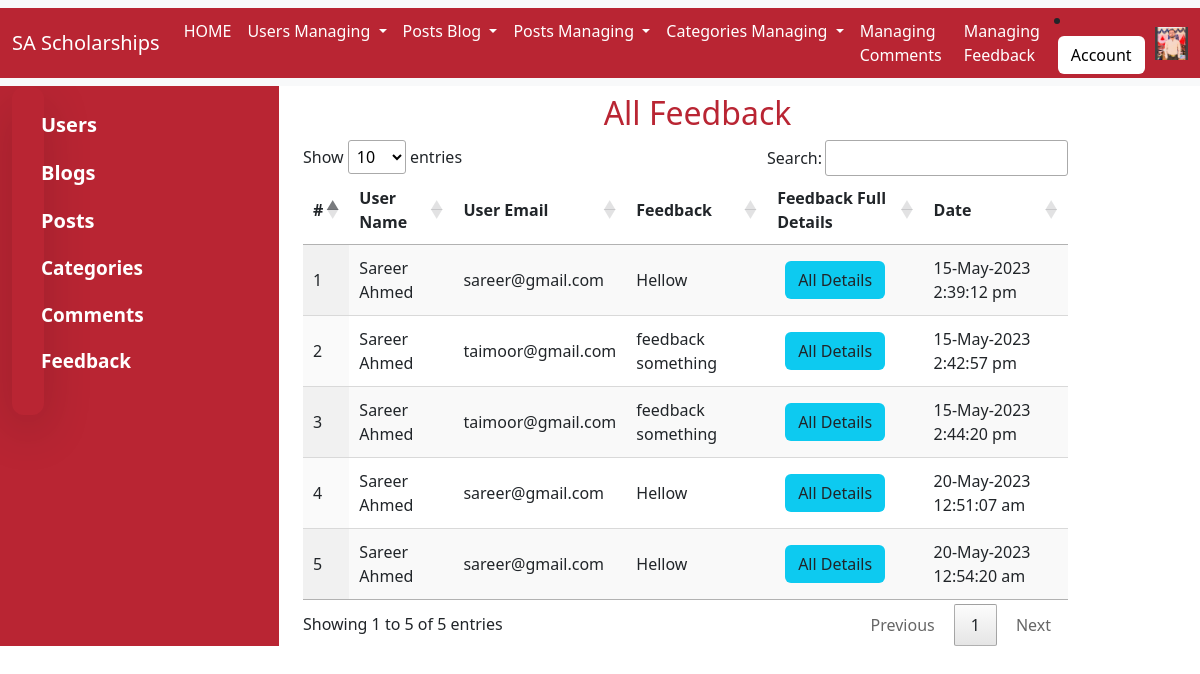
The app's page /admin/view-all-feedback.php (signed in) with its own data.
### tables this page shows
CREATE TABLE `user` (
  `user_id` int(11) NOT NULL AUTO_INCREMENT,
  `role_id` int(11) DEFAULT NULL,
  `first_name` varchar(50) NOT NULL,
  `last_name` varchar(50) NOT NULL,
  `email` varchar(50) DEFAULT NULL,
  `password` text NOT NULL,
  `gender` enum('Male','Female') DEFAULT NULL,
  `date_of_birth` date DEFAULT NULL,
  `user_image` text DEFAULT NULL,
  `address` text DEFAULT NULL,
  `is_approved` enum('Pending','Approved','Rejected') DEFAULT 'Pending',
  `is_active` enum('Active','InActive') DEFAULT NULL,
  `created_at` varchar(200) DEFAULT NULL,
  `updated_at` varchar(200) DEFAULT 'current_timestamp()',
  PRIMARY KEY (`user_id`),
  KEY `role_id` (`role_id`),
  CONSTRAINT `user_ibfk_1` FOREIGN KEY (`role_id`) REFERENCES `role` (`role_id`) ON DELETE CASCADE ON UPDATE CASCADE
);

CREATE TABLE `user_feedback` (
  `feedback_id` int(11) NOT NULL AUTO_INCREMENT,
  `user_id` int(11) DEFAULT NULL,
  `user_name` varchar(100) DEFAULT NULL,
  `user_email` varchar(100) DEFAULT NULL,
  `feedback` text DEFAULT NULL,
  `created_at` timestamp NOT NULL DEFAULT current_timestamp() ON UPDATE current_timestamp(),
  `updated_at` timestamp NULL DEFAULT NULL,
  PRIMARY KEY (`feedback_id`),
  KEY `user_id` (`user_id`),
  CONSTRAINT `user_feedback_ibfk_1` FOREIGN KEY (`user_id`) REFERENCES `user` (`user_id`) ON DELETE CASCADE ON UPDATE CASCADE
);

### admin/session.php (called while the page is built, shortened)
<?php
	require_once '../connection/connection.php';
				if (isset($_SESSION['session_user_id'])) {
					$query_login_user = "SELECT * FROM USER WHERE user_id='".$_SESSION['session_user_id']."'";
					$res_of_cheack_user = mysqli_query($connection, $query_login_user);
					if($res_of_cheack_user->num_rows>0){
					$login_user_data = mysqli_fetch_assoc($res_of_cheack_user);
					}
				}
 ?>

### admin/Table Data/all-feedback.php (the view, shortened to what this page needs)
<?php
    $query_user_feedback = "SELECT * FROM `user_feedback`";
        $res_user_feedback = mysqli_query($connection, $query_user_feedback);
 ?>
<!DOCTYPE html>
<html>
<head>
</head>
<body>
    <table id="all-feedback" class="display" style="width:100%">
        <thead>
            <tr>
                <th>#</th>
                <th>User Name</th>
                <th>User Email</th>
                <th>Feedback</th>
                <th>Feedback Full Details</th>
                <th>Date</th>
            </tr>
        </thead>
        <tbody>
             <?php
              if($res_user_feedback->num_rows>0){
            $count=0;
            while ($user_feedback_data = mysqli_fetch_assoc($res_user_feedback)) {
                extract($user_feedback_data);
             ?>
               <tr>
                <td><?php echo ++$count; ?></td>
                <td><?php echo $user_name;?></td>
                <td><?php echo $user_email;  ?></td>
                <td><?php echo $feedback;  ?></td>
                <td><a  href="view-only-feedback.php?&action=feedback_details&feedback_id=<?php echo $feedback_id; ?>" class="btn m-2  bg-info" >All Details</a> </td>
                <td><?php echo $time_new_design = date("j-M-Y g:i:s a",strtotime("$created_at")); ?></td>
            </tr>
            <?php } } ?>
        </tbody>
    </table>
</body>
</html>

### admin/navbar.php (shortened to what this page needs)
  			<nav class="navbar navbar-expand-lg bg-body-tertiary " >
  <div class="container-fluid" id="navbar">
    <a class="navbar-brand" href="../index.php">SA Scholarships</a>
    <div class="collapse navbar-collapse" id="navbarSupportedContent">
      <ul class="navbar-nav me-auto mb-2 mb-lg-0">
        <li class="nav-item">
          <a class="nav-link active" aria-current="page"id="navbar_tabs" href="index.php">HOME</a>
        </li>
        <li class="nav-item dropdown">
          <a class="nav-link dropdown-toggle" href="#" role="button" data-bs-toggle="dropdown" aria-expanded="false">
            Users Managing
          </a>
        </li>
        <li class="nav-item dropdown">
          <a class="nav-link dropdown-toggle" href="#" role="button" data-bs-toggle="dropdown" aria-expanded="false">
            Posts Blog
          </a>
        </li>
        <li class="nav-item dropdown">
          <a class="nav-link dropdown-toggle" href="#" role="button" data-bs-toggle="dropdown" aria-expanded="false">
            Posts Managing
          </a>
        </li>
         <li class="nav-item dropdown">
          <a class="nav-link dropdown-toggle" href="#" role="button" data-bs-toggle="dropdown" aria-expanded="false">
            Categories Managing
          </a>
        </li>
        <li class="nav-item">
          <a class="nav-link" href="view-all-comments.php">Managing Comments</a>
        </li>
         <li class="nav-item">
          <a class="nav-link" href="view-all-feedback.php">Managing Feedback</a>
        </li>
      </ul>
			<li class="nav-item dropdown">
	          <a class="btn m-1" role="button" data-bs-toggle="dropdown" aria-expanded="false" style="background-color: white; color: black; ">Account</a>
	        </li>
	        <img class="" src=" <?php echo "../".$login_user_data['user_image']; ?>" style="width: 33px; height: 33px;">
    </div>
  </div>
</nav>

### admin/view-all-feedback.php (style rules this page uses)
.navbar-brand, .nav-link { color: white; }
#navbar { background-color: #B92533; }
#navbar_tabs { color: white; }

### records on screen
user: user_image (picture)
user_feedback: user_name "Sareer Ahmed", user_email "sareer@gmail.com", feedback "Hellow", created_at "15-May-2023 2:39:12 pm"
user_feedback: user_name "Sareer Ahmed", user_email "taimoor@gmail.com", feedback "feedback something", created_at "15-May-2023 2:42:57 pm"
user_feedback: user_name "Sareer Ahmed", user_email "taimoor@gmail.com", feedback "feedback something", created_at "15-May-2023 2:44:20 pm"
user_feedback: user_name "Sareer Ahmed", user_email "sareer@gmail.com", feedback "Hellow", created_at "20-May-2023 12:51:07 am"
user_feedback: user_name "Sareer Ahmed", user_email "sareer@gmail.com", feedback "Hellow", created_at "20-May-2023 12:54:20 am"
